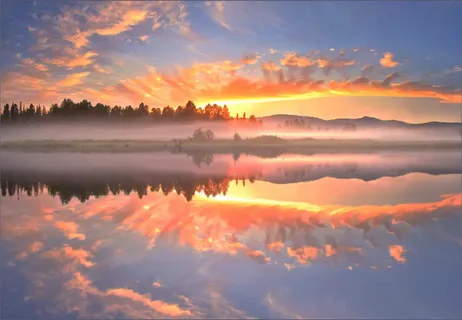
#> input picture image_sun.webp, 462 x 320 px
$ jupyter execute lab_project_11.ipynb
#> lines starting #> are read from the running program, lines starting #| are printed output that depends on the picture
[cell 1]
#pip install pillow numpy

[cell 2]
from PIL import Image
import numpy as np

[cell 3]
from PIL import Image
import numpy as np
from IPython.display import display

def blend_images(image1_path, image2_path):
    # Открываем изображения
#> called with image1_path = 'image_sun.webp', image2_path = 'small_space.webp'
    image1 = Image.open(image1_path).convert("RGBA")
    image2 = Image.open(image2_path).convert("RGBA")
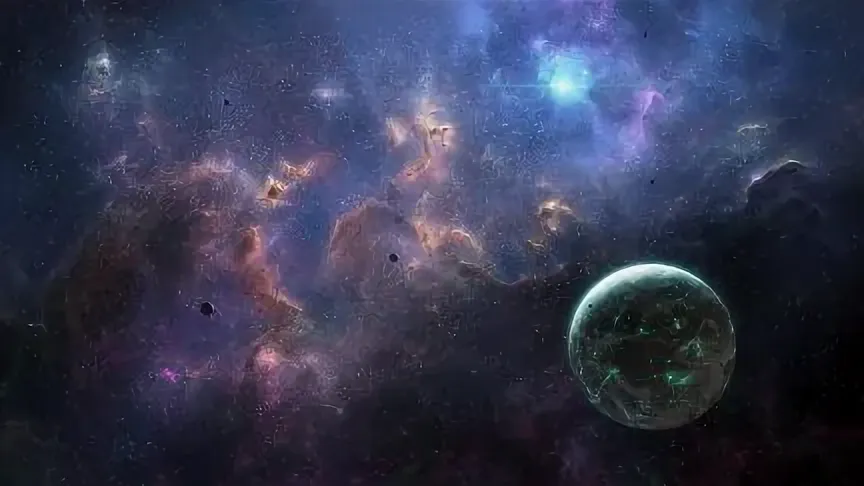
#> input picture small_space.webp, 864 x 486 px

    # Приводим изображения к одному размеру
    image1 = image1.resize(image2.size)
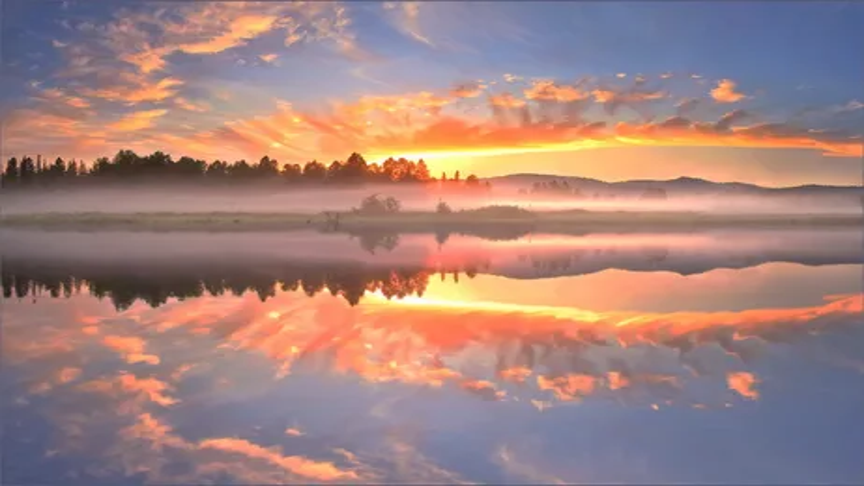
#> image1: PIL image 864x486 RGBA; mean R, G, B, A 162.7, 130.9, 126.5, 255

    # Создаем градиентную маску
    width, height = image1.size
#> width = 864; height = 486
    gradient = np.linspace(0, 1, width)
#> gradient = 864 values from 0 to 1
    gradient = np.tile(gradient, (height, 1))

    # Преобразуем маску в изображение
    gradient_image = Image.fromarray(np.uint8(gradient * 255), 'L')
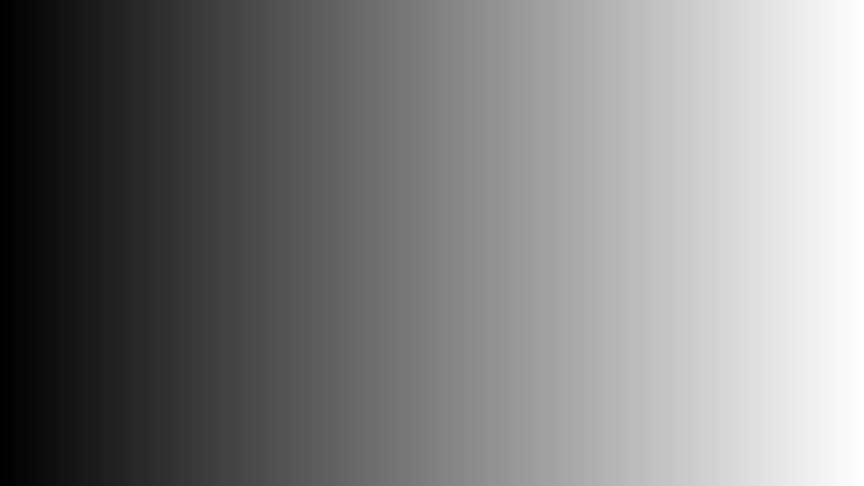
#> gradient_image: PIL image 864x486 L; min 0, max 255, mean 127

    # Создаем новое изображение, используя маску для смешивания
    blended_image = Image.composite(image1, image2, gradient_image)
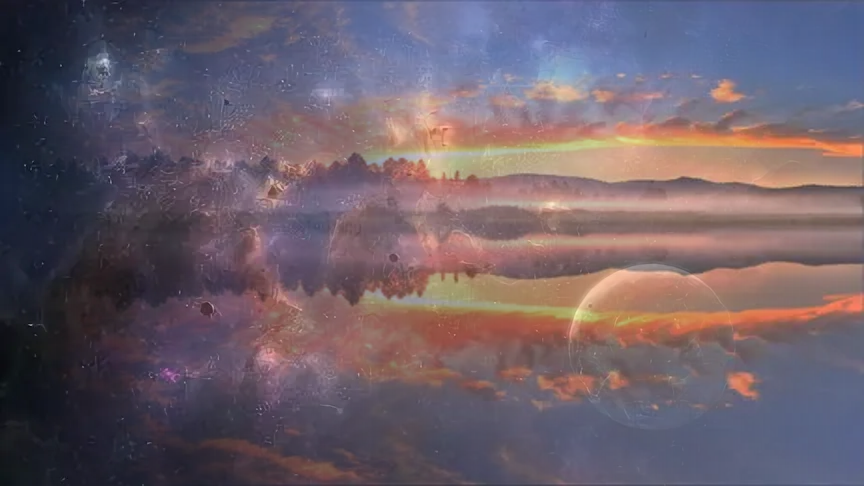
#> blended_image: PIL image 864x486 RGBA; mean R, G, B, A 108.6, 94.7, 105.2, 255

    display(image1, image2)

    # Выводим результат
    display(blended_image)
    blended_image.save('sun_space.png')

# Пример использования
blend_images('image_sun.webp', 'small_space.webp')

[cell 4]
import numpy as np
from PIL import Image
import matplotlib.pyplot as plt


# Загрузка изображений
image1_path = 'small_space.webp'
image2_path = 'image_sun.webp'
size = (800, 500) #размер

def create_radial_gradient(size, center = None, radius = None):
    width, height = size
    if center is None:
        center = (width // 2, height // 2)
    if radius is None:
        radius = min(center[0], center[1], width - center[0], height - center[1])

    gradient = np.zeros((height, width), dtype=np.float32)
    for y in range(height):
        for x in range(width):
            dx = x - center[0]
            dy = y - center[1]
            distance = np.sqrt(dx**2 + dy**2)
            gradient[y, x] = min(distance / radius, 1.0)

    return gradient

def blend_images(image1, image2, gradient):
    """
    Смешивает две картинки с использованием градиента.
    """
    gradient_img = Image.fromarray(np.uint8(gradient * 255), 'L')
    gradient_img = gradient_img.resize(image1.size)
    blended_image = Image.composite(image1, image2, gradient_img)
    return blended_image

image1 = Image.open(image1_path).convert("RGBA")
image2 = Image.open(image2_path).convert("RGBA")

# Приведение изображений к одному размеру
image1 = image1.resize(size)
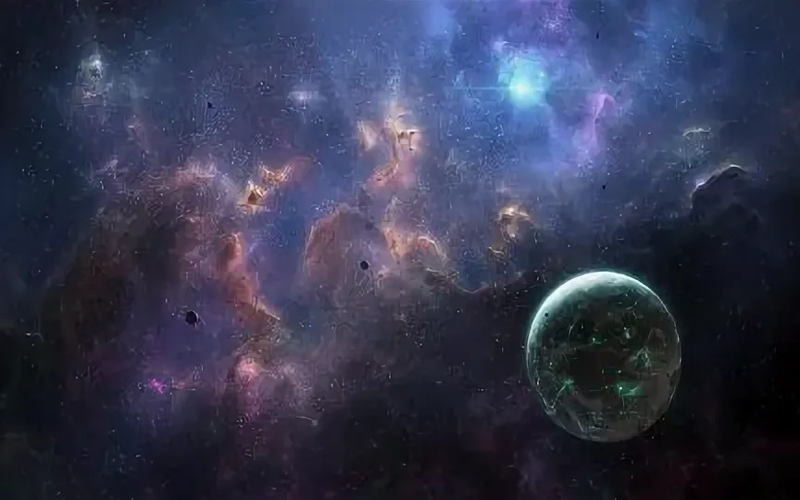
#> image1: PIL image 800x500 RGBA; mean R, G, B, A 52.8, 56.4, 80.1, 255
image2 = image2.resize(size)
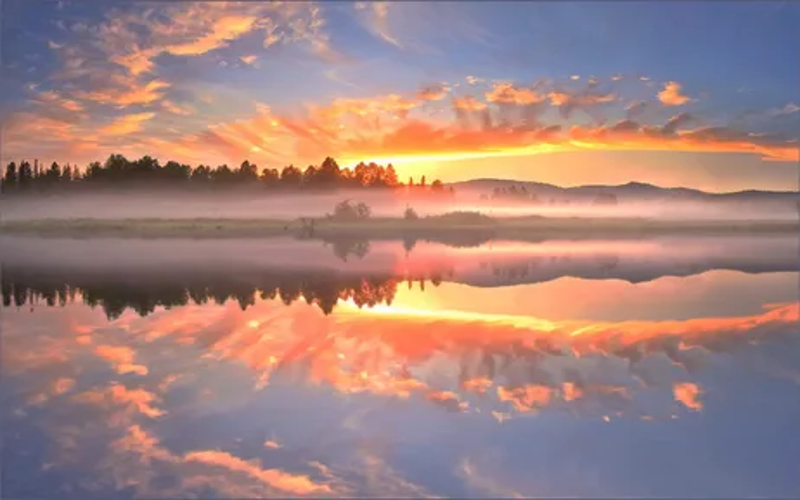
#> image2: PIL image 800x500 RGBA; mean R, G, B, A 162.7, 130.9, 126.5, 255

# Создание радиального градиента
gradient = create_radial_gradient(image1.size)

# Смешивание изображений
blended_image = blend_images(image1, image2, gradient)
#> in blend_images, `gradient_img = Image.fromarray(np.uint8(gradient * 255), 'L')`:
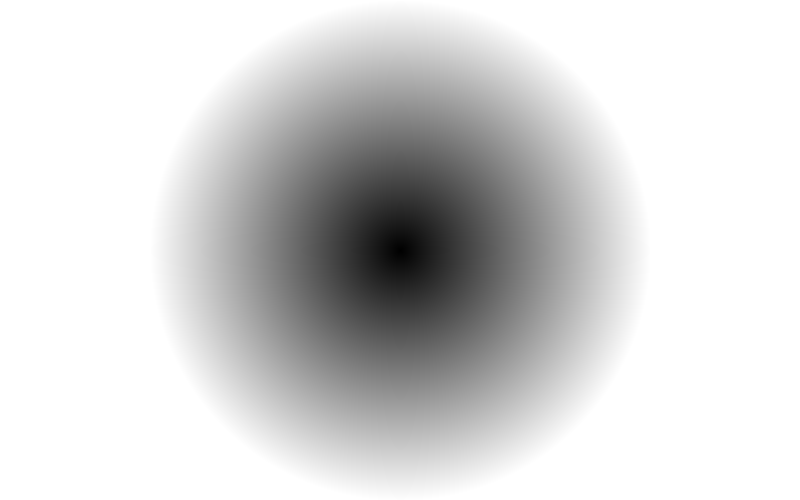
#> gradient_img: PIL image 800x500 L; min 0, max 255, mean 213
#> in blend_images, `blended_image = Image.composite(image1, image2, gradient_img)`:
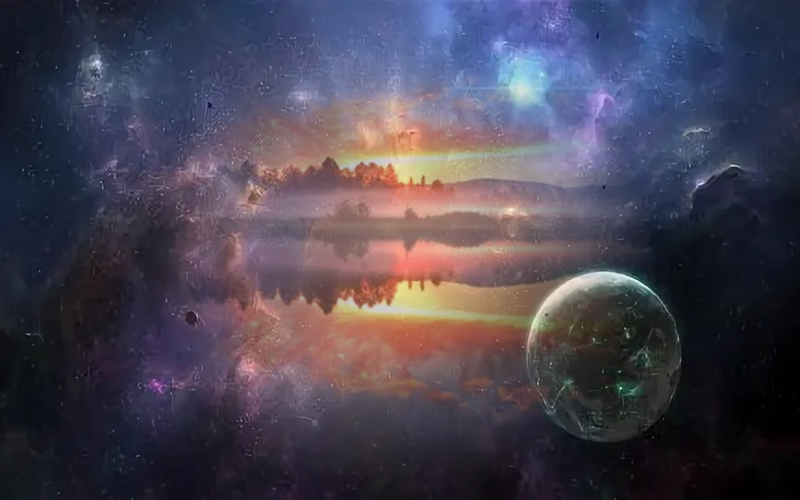
#> blended_image: PIL image 800x500 RGBA; mean R, G, B, A 73.1, 67.9, 82.8, 255

# Отображение изображений
plt.figure(figsize=(24, 8))
#> (this line was passed over: IPython is not available in this run)

plt.subplot(1, 3, 1)
#> (this line was passed over: IPython is not available in this run)
plt.title("Image 1")
#> (this line was passed over: IPython is not available in this run)
plt.imshow(image1)
#> (this line was passed over: IPython is not available in this run)
plt.axis('off')
#> (this line was passed over: IPython is not available in this run)

plt.subplot(1, 3, 2)
#> (this line was passed over: IPython is not available in this run)
plt.title("Image 2")
#> (this line was passed over: IPython is not available in this run)
plt.imshow(image2)
plt.axis('off')

plt.subplot(1, 3, 3)
plt.title("Blended Image")
plt.imshow(blended_image)
plt.axis('off')

plt.show()
